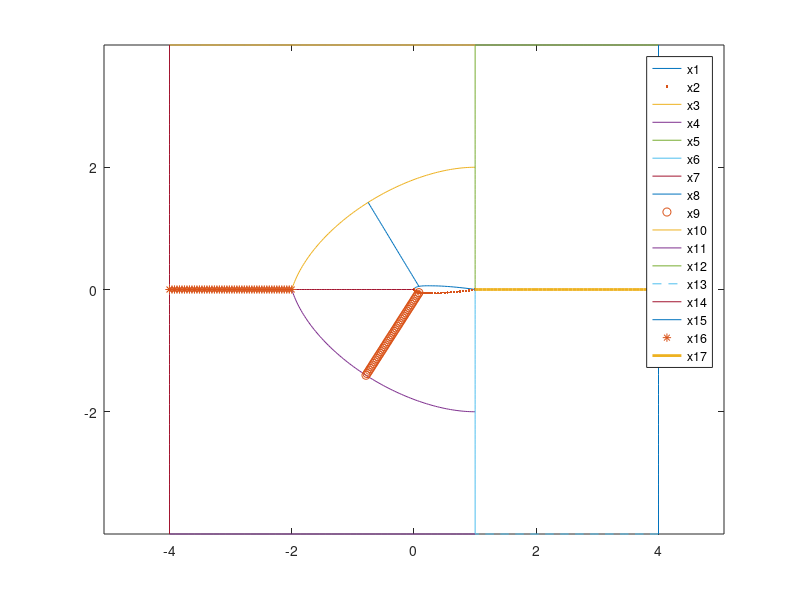

Reproduce this figure in MATLAB.
clear;
close all;
clc;
p1=[1.00000	 0
0.95000	 0.00807
0.90000	 0.01448
0.85000	 0.02053
0.80000	 0.02623
0.75000	 0.03160
0.70000	 0.03664
0.65000	 0.04133
0.60000	 0.04563
0.55000	 0.04952
0.50000	 0.05294
0.44900	 0.05588
0.39900	 0.05808
0.34900	 0.05951
0.29900	 0.06002
0.27500	 0.06048
0.25000	 0.06084
0.22500	 0.06100
0.20000	 0.06087
0.17500	 0.06033
0.15000	 0.05924
0.12500	 0.05740
0.10000	 0.05454
0.08000	 0.05121
0.06000	 0.04655
0.05000	 0.04351
0.04000	 0.03982
0.03000	 0.03522
0.02000	 0.02925
0.01000	 0.02074
0.00500	 0.01438
0.00000	 0.00000];

p2=[0.00000	 0.00000
0.00500 -0.01438
0.01000	-0.02074
0.02000	-0.02925
0.03000	-0.03522
0.04000	-0.03982
0.05000	-0.04351
0.06000	-0.04655
0.08000	-0.05121
0.10000	-0.05454
0.12500	-0.05740
0.15000	-0.05924
0.17500	-0.06033
0.20000	-0.06087
0.22500	-0.06100
0.25000	-0.06084
0.27500	-0.06048
0.29900	-0.06002
0.34900	-0.05951
0.39900	-0.05808
0.44900	-0.05588
0.50000	-0.05294
0.55000	-0.04952
0.60000	-0.04563
0.65000	-0.04133
0.70000	-0.03664
0.75000	-0.03160
0.80000	-0.02623
0.85000	-0.02053
0.90000	-0.01448
0.95000	-0.00807
1.00000	0];

x1  = p1(:,1);
y1  = p1(:,2);

x2  = p2(:,1);
y2  = p2(:,2);
nx= 100;
r=2;
theta=linspace(90,180,nx); 
map = linspace(1,1.5,nx);
x3= 1+r.*map.*cosd(theta);
y3=r.*sind(theta);

map = linspace(1.5,1,nx);
x4=1+r*map.*cosd(theta+90);
y4=r*sind(theta+90);


x5=linspace(1,1,50);
y5=linspace(0,4,50);

x6=linspace(1,1,50);
y6=linspace(0,-4,50);

x7=linspace(-r,0,50);
y7=linspace(0,0,50);

x8=linspace(x3(floor(length(x3)/2)),x1(floor(length(x1)/2)),50);
y8=linspace(y3(end/2),y1(floor(length(y1)/2)),50);

x8=linspace(x3(floor(length(x3)/2)),x1(floor(length(x1)/1.5)+3),50);
y8=linspace(y3(floor(length(x3)/2)),y1(floor(length(x1)/1.5)+3),50);


x9=linspace(x4(floor(length(x4)/2)),x2(floor(length(x2)/3)-1),50);
y9=linspace(y4(floor(length(x4)/2)),y2(floor(length(x2)/3)-1),50);

x10=linspace(1,-4,50);
y10=linspace(4,4,50);

x11=linspace(1,-4,50);
y11=linspace(-4,-4,50);

x12=linspace(4,1,50);
y12=linspace(4,4,50);

x13=linspace(4,1,50);
y13=linspace(-4,-4,50);

x14=linspace(-4,-4,50);
y14=linspace(-4,4,50);

x15=linspace(4,4,50);
y15=linspace(-4,4,50);

x16=linspace(-r,-4,50);
y16=linspace(0,0,50);

x17=linspace(4,1,50);
y17=linspace(0,0,50);

plot(x1,y1,x2,y2,'.',x3,y3,x4,y4,x5,y5,x6,y6,x7,y7,x8,y8,x9,y9,'o',x10,y10,x11,y11,x12,y12,x13,y13,'--',x14,y14,x15,y15,x16,y16,'*',x17,y17,'LineWidth',2)
legend('x1','x2','x3','x4','x5','x6','x7','x8','x9','x10','x11','x12','x13','x14','x15','x16','x17');
fp = fopen('geradornaca0012.txt','w');
fprintf(fp,'#Airfoil \n');
fprintf(fp,'#Group \t Point \t x_coord \t y_coord \t z_coord \n');
nx = length(x1);
for k=1:nx
s = sprintf('%d \t %d \t %f \t %f \t %f',1,k,x1(k),y1(k),0.0);
fprintf(fp,'%s\n',s);
end

nx = length(x2);
for k=1:nx
s = sprintf('%d \t %d \t %f \t %f \t %f',2,k,x2(nx-k+1),y2(nx-k+1),0.0);
fprintf(fp,'%s\n',s);
end

nx = length(x3);
for k=1:nx
s = sprintf('%d \t %d \t %f \t %f \t %f',3,k,x3(k),y3(k),0.0);
fprintf(fp,'%s\n',s);
end
nx = length(x4);
for k=1:nx
s = sprintf('%d \t %d \t %f \t %f \t %f',4,k,x4(k),y4(k),0.0);
fprintf(fp,'%s\n',s);
end
nx = length(x5);
for k=1:nx
s = sprintf('%d \t %d \t %f \t %f \t %f',5,k,x5(k),y5(k),0.0);
fprintf(fp,'%s\n',s);
end
nx = length(x6);
for k=1:nx
s = sprintf('%d \t %d \t %f \t %f \t %f',6,k,x6(k),y6(k),0.0);
fprintf(fp,'%s\n',s);
end
nx = length(x7);
for k=1:nx
s = sprintf('%d \t %d \t %f \t %f \t %f',7,k,x7(k),y7(k),0.0);
fprintf(fp,'%s\n',s);
end
nx = length(x8);
for k=1:nx
s = sprintf('%d \t %d \t %f \t %f \t %f',8,k,x8(k),y8(k),0.0);
fprintf(fp,'%s\n',s);
end
nx = length(x9);
for k=1:nx
s = sprintf('%d \t %d \t %f \t %f \t %f',9,k,x9(k),y9(k),0.0);
fprintf(fp,'%s\n',s);
end
nx = length(x10);
for k=1:nx
s = sprintf('%d \t %d \t %f \t %f \t %f',10,k,x10(k),y10(k),0.0);
fprintf(fp,'%s\n',s);
end
nx = length(x11);
for k=1:nx
s = sprintf('%d \t %d \t %f \t %f \t %f',11,k,x11(k),y11(k),0.0);
fprintf(fp,'%s\n',s);
end
nx = length(x12);
for k=1:nx
s = sprintf('%d \t %d \t %f \t %f \t %f',12,k,x12(k),y12(k),0.0);
fprintf(fp,'%s\n',s);
end
nx = length(x13);
for k=1:nx
s = sprintf('%d \t %d \t %f \t %f \t %f',13,k,x13(k),y13(k),0.0);
fprintf(fp,'%s\n',s);
end
nx = length(x14);
for k=1:nx
s = sprintf('%d \t %d \t %f \t %f \t %f',14,k,x14(k),y14(k),0.0);
fprintf(fp,'%s\n',s);
end
nx = length(x15);
for k=1:nx
s = sprintf('%d \t %d \t %f \t %f \t %f',15,k,x15(k),y15(k),0.0);
fprintf(fp,'%s\n',s);
end
nx = length(x16);
for k=1:nx
s = sprintf('%d \t %d \t %f \t %f \t %f',16,k,x16(k),y16(k),0.0);
fprintf(fp,'%s\n',s);
end
nx = length(x17);
for k=1:nx
s = sprintf('%d \t %d \t %f \t %f \t %f',17,k,x17(k),y17(k),0.0);
fprintf(fp,'%s\n',s);
end
fclose(fp);
axis equal;
